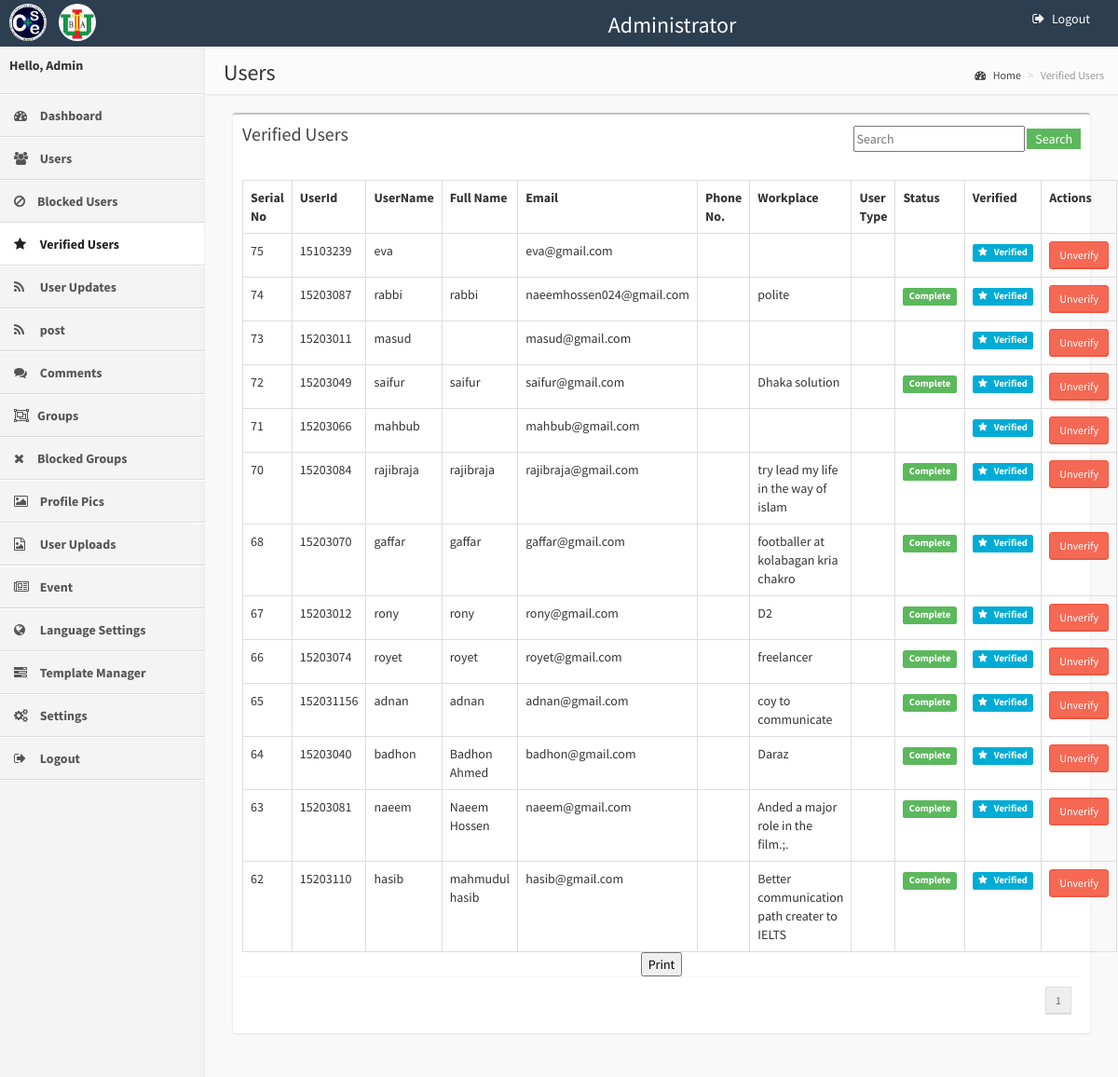
Page /WallAdmin/verifiedUsers.php (signed in) on the committed database.
### tables this page shows
CREATE TABLE `users` (
  `uid` int(11) NOT NULL,
  `username` varchar(30) DEFAULT NULL,
  `password` varchar(100) DEFAULT NULL,
  `email` varchar(100) DEFAULT NULL,
  `profile_pic` varchar(200) DEFAULT NULL,
  `friend_count` int(11) DEFAULT '0',
  `status` int(1) DEFAULT '1',
  `name` varchar(150) DEFAULT NULL,
  `profile_pic_status` int(1) DEFAULT '0',
  `conversation_count` int(11) DEFAULT '0',
  `updates_count` int(11) DEFAULT '0',
  `first_name` varchar(200) DEFAULT NULL,
  `last_name` varchar(200) DEFAULT NULL,
  `gender` varchar(10) DEFAULT NULL,
  `birthday` varchar(20) DEFAULT NULL,
  `location` varchar(200) DEFAULT NULL,
  `hometown` varchar(200) DEFAULT NULL,
  `bio` text,
  `relationship` varchar(30) DEFAULT NULL,
  `timezone` varchar(10) DEFAULT NULL,
  `provider` varchar(10) DEFAULT NULL,
  `provider_id` varchar(200) DEFAULT NULL,
  `profile_bg` varchar(200) DEFAULT NULL,
  `group_count` int(11) DEFAULT '0',
  `last_login` int(13) DEFAULT NULL,
  `profile_bg_position` varchar(20) DEFAULT '0',
  `verified` enum('0','1') DEFAULT '0',
  `notification_created` int(11) DEFAULT NULL,
  `forgot_code` text,
  `photos_count` int(11) DEFAULT '0',
  `tour` enum('0','1') DEFAULT '0',
  `facebookProfile` varchar(200) DEFAULT NULL,
  `twitterProfile` varchar(200) DEFAULT NULL,
  `googleProfile` varchar(200) DEFAULT NULL,
  `instagramProfile` varchar(200) DEFAULT NULL,
  `emailNotifications` enum('0','1') DEFAULT '1',
  `email_activation` varchar(300) DEFAULT NULL,
  `userid` int(8) DEFAULT NULL,
  `work` varchar(100) NOT NULL
);

### WallAdmin/includes/Wall_Admin.php (called while the page is built, shortened)
<?php
class Wall_Admin
{
    public function Get_Configurations()
    {
        $db = getDB();
        $stmt = $db->prepare("SELECT  * FROM configurations WHERE con_id='1' ");
        $stmt->execute();
        $row = $stmt->fetch(PDO::FETCH_OBJ);
        $data = json_decode(json_encode($row),true);
        return $data;
    }
    public function Verified_Users_Details($start,$per_page)
    {
        $db = getDB();
        $stmt = $db->prepare("SELECT uid,userid,username,email,googleProfile,bio,friend_count,profile_pic,conversation_count,updates_count,profile_bg,group_count,
        profile_pic_status,verified,provider,name  FROM users WHERE status='1' AND verified='1' ORDER BY uid DESC LIMIT :start, :per_page");
        $stmt->bindValue(':start', (int) trim($start), PDO::PARAM_INT);
        $stmt->bindValue(':per_page', (int) trim($per_page), PDO::PARAM_INT);
        $stmt->execute();
        $row = $stmt->fetchAll(PDO::FETCH_OBJ);
        $data = json_decode(json_encode($row),true);
        return $data;
    }
}
?>

### WallAdmin/configurations.php (called while the page is built, shortened)
<?php
$Get_Configurations=$WallAdmin->Get_Configurations();
?>

### WallAdmin/includes.php (called while the page is built, shortened)
<?php
include_once '../api/apiFunctions/wallFunctions.php';
include_once 'includes/Wall_Admin.php';
$WallAdmin = new Wall_Admin();
include 'configurations.php';
?>

### WallAdmin/verifiedUsers.php (the view, shortened to what this page needs)
<?php
include_once 'includes.php';
include_once 'pagination_header.php';
$Users_Details_Array=$WallAdmin->Verified_Users_Details($start,$per_page);
?>
<!DOCTYPE html>
<html>
    <?php include_once("head.php"); ?>
    <body class="skin-blue">
        <?php include_once("header.php"); ?>
        <div class="wrapper row-offcanvas row-offcanvas-left">
           <?php include_once("menu.php"); ?>
            <aside class="right-side">
                <section class="content-header">
                    <h1>
                       Users
                    </h1>
                    <ol class="breadcrumb">
                        <li><a href="#"><i class="fa fa-dashboard"></i> Home</a></li>
                        <li class="active">Verified Users</li>
                    </ol>
                </section>
                <section class="content">
                  <div class="col-md-12">
                            <div class="box">
                                <div class="box-header">
                                    <h3 class="box-title">Verified Users</h3>
                                     <div class="pull-right searchBlock">
                                    <form method="post" action="">
                                    <input type="text" value="" name="searchKey"  id="searchInput" placeholder="Search"/>
                                   <input type="submit" class="btn-success" value=" Search " rel="verifiedUsers" id="searchButton"/>
                                    </form>
                                    </div>
                                </div>
                                <div class="box-body" id="verifiedUsersResults">
                                    <div id="pnt">
                                    <table class="table table-bordered">
                                        <tr>
                                            <th style="width: 10px">Serial No</th>
                                            <th>UserId</th>
                                            <th>UserName</th>
											<th>Full Name</th>
											<th>Email</th>
                                            <th>Phone No.</th>
                                            <th>Workplace</th>
                                            <th class="hideforpdf">User Type</th>
											<th class="hideforpdf">Status</th>
											<th class="hideforpdf">Verified</th>
											<th class="hideforpdf">Actions</th>
                                        </tr>
										<?php
										foreach($Users_Details_Array as $data)
										{
										?>
                                        <tr id="users<?php echo $data['uid']; ?>">
										 <td style="width: 10px"><?php echo $data['uid']; ?></td>
                                         <td><?php echo $data['userid']; ?></td>
                                            <td><?php echo $data['username']; ?></td>
											<td>
											<?php echo $data['name']; ?>
											</td>
                                            <td><?php echo $data['email']; ?></td>
                                            <td><?php echo $data['googleProfile']; ?></td>
											<td><?php echo $data['bio']; ?></td>
                                            <td class="hideforpdf">
											</td>
											<td class="hideforpdf">
											<?php if($data['name']) { ?>
											<span class="label label-success">Complete</span>
											<?php } ?>
											</td>
											<td class="hideforpdf">
											<?php if($data['verified']) { ?>
											<span class="label label-blue"><i class="fa fa-star"></i> Verified</span>
											<?php }?>
											</td>
											<td class="hideforpdf"> <a href="#" class="btn btn-danger btn-sm verified" id="<?php echo $data['uid']; ?>" rel="1">Unverify</a></td>
                                        </tr>
										<?php } ?>
                                    </table>
                                </div>
                                  <center><tr>
                <td colspan="2" align="center"><input type="submit" value="Print" class="button" onclick="prnt()"></td>
            </tr></center>
								<?php include 'pagination_footer.php'; ?>
      </div>
                </section>
            </aside>
        </div>
    </body>
</html>

### css/wallscriptPlugins.css (style rules this page uses)
body:after { content: url(../wall_icons/close.png) url(../wall_icons/loading.gif) url(../wall_icons/prev.png) url(../wall_icons/next.png); display: none; }
.fa { display: inline-block; font: normal normal normal 14px/1 FontAwesome; font-size: inherit; text-rendering: auto; -webkit-font-smoothing: antialiased; -moz-osx-font-smoothing: grayscale; margin-right: 5px; }
.pull-right { float: right; }
.fa-star:before { content: "\f005"; }
.fa-dashboard:before, .fa-tachometer:before { content: "\f0e4"; }

### rows in the picture
users: uid "75", userid "15103239", username "eva", email "eva@gmail.com", verified "1" (drawn)
users: uid "74", userid "15203087", username "rabbi", name "rabbi", email "naeemhossen024@gmail.com", bio "polite", shows "Complete", verified "1" (drawn)
users: uid "73", userid "15203011", username "masud", email "masud@gmail.com", verified "1" (drawn)
users: uid "72", userid "15203049", username "saifur", name "saifur", email "saifur@gmail.com", bio "Dhaka solution", shows "Complete", verified "1" (drawn)
users: uid "71", userid "15203066", username "mahbub", email "mahbub@gmail.com", verified "1" (drawn)
users: uid "70", userid "15203084", username "rajibraja", name "rajibraja", email "rajibraja@gmail.com", bio "try lead my life in the way of islam", shows "Complete", verified "1" (drawn)
users: uid "68", userid "15203070", username "gaffar", name "gaffar", email "gaffar@gmail.com", bio "footballer at kolabagan kria chakro", shows "Complete", verified "1" (drawn)
users: uid "67", userid "15203012", username "rony", name "rony", email "rony@gmail.com", bio "D2", shows "Complete", verified "1" (drawn)
users: uid "66", userid "15203074", username "royet", name "royet", email "royet@gmail.com", bio "freelancer", shows "Complete", verified "1" (drawn)
users: uid "65", userid "152031156", username "adnan", name "adnan", email "adnan@gmail.com", bio "coy to communicate", shows "Complete", verified "1" (drawn)
users: uid "64", userid "15203040", username "badhon", name "Badhon Ahmed", email "badhon@gmail.com", bio "Daraz", shows "Complete", verified "1" (drawn)
users: uid "63", userid "15203081", username "naeem", name "Naeem Hossen", email "naeem@gmail.com", bio "Anded a major role in the film.;.", shows "Complete", verified "1" (drawn)
users: uid "62", userid "15203110", username "hasib", name "mahmudul hasib", email "hasib@gmail.com", bio "Better communication path creater to IELTS", shows "Complete", verified "1" (drawn)
